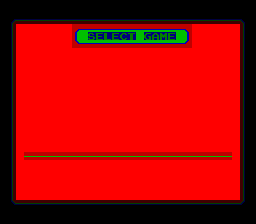

This is a level from a 2D game, rendered from its Tiled map with the project's own tilesets. A one-line summary and the complete map file follow:
An orthogonal 32x28 tile map with 8x8 px tiles, 1 tile layer (Tile Layer 1).

<map version="1.9" tiledversion="1.9.2" orientation="orthogonal" renderorder="right-down" width="32" height="28" tilewidth="8" tileheight="8" infinite="0" nextlayerid="2" nextobjectid="1">
 <tileset firstgid="1" source="Menu_0.tsx" />
 <layer id="1" name="Tile Layer 1" width="32" height="28">
  <data encoding="csv">
2,2,2,2,2,2,2,2,2,2,2,2,2,2,2,2,2,2,2,2,2,2,2,2,2,2,2,2,2,2,2,2,
2,2,2,2,2,2,2,2,2,2,2,2,2,2,2,2,2,2,2,2,2,2,2,2,2,2,2,2,2,2,2,2,
2,771,772,772,772,772,772,772,772,772,772,772,772,772,772,772,772,772,772,772,772,772,772,772,772,772,772,772,772,772,773,2,
2,774,23,23,23,23,23,23,23,273,274,274,274,274,274,274,274,274,274,274,274,274,274,275,23,23,23,23,23,23,775,2,
2,774,23,23,23,23,23,23,23,276,278,743,739,741,739,738,744,278,740,737,742,739,278,277,23,23,23,23,23,23,775,2,
2,774,23,23,23,23,23,23,23,280,281,281,281,281,281,281,281,281,281,281,281,281,281,282,23,23,23,23,23,23,775,2,
2,774,23,23,23,23,23,23,23,23,23,23,23,23,23,23,23,23,23,23,23,23,23,23,23,23,23,23,23,23,775,2,
2,774,23,23,23,23,23,23,23,23,23,23,23,23,23,23,23,23,23,23,23,23,23,23,23,23,23,23,23,23,775,2,
2,774,23,23,23,23,23,23,23,23,23,23,23,23,23,23,23,23,23,23,23,23,23,23,23,23,23,23,23,23,775,2,
2,774,23,23,23,23,23,23,23,23,23,23,23,23,23,23,23,23,23,23,23,23,23,23,23,23,23,23,23,23,775,2,
2,774,23,23,23,23,23,23,23,23,23,23,23,23,23,23,23,23,23,23,23,23,23,23,23,23,23,23,23,23,775,2,
2,774,23,23,23,23,23,23,23,23,23,23,23,23,23,23,23,23,23,23,23,23,23,23,23,23,23,23,23,23,775,2,
2,774,23,23,23,23,23,23,23,23,23,23,23,23,23,23,23,23,23,23,23,23,23,23,23,23,23,23,23,23,775,2,
2,774,23,23,23,23,23,23,23,23,23,23,23,23,23,23,23,23,23,23,23,23,23,23,23,23,23,23,23,23,775,2,
2,774,23,23,23,23,23,23,23,23,23,23,23,23,23,23,23,23,23,23,23,23,23,23,23,23,23,23,23,23,775,2,
2,774,23,23,23,23,23,23,23,23,23,23,23,23,23,23,23,23,23,23,23,23,23,23,23,23,23,23,23,23,775,2,
2,774,23,23,23,23,23,23,23,23,23,23,23,23,23,23,23,23,23,23,23,23,23,23,23,23,23,23,23,23,775,2,
2,774,23,23,23,23,23,23,23,23,23,23,23,23,23,23,23,23,23,23,23,23,23,23,23,23,23,23,23,23,775,2,
2,774,23,23,23,23,23,23,23,23,23,23,23,23,23,23,23,23,23,23,23,23,23,23,23,23,23,23,23,23,775,2,
2,774,23,284,284,284,284,284,284,284,284,284,284,284,284,284,284,284,284,284,284,284,284,284,284,284,284,284,284,23,775,2,
2,774,23,23,23,23,23,23,23,23,23,23,23,23,23,23,23,23,23,23,23,23,23,23,23,23,23,23,23,23,775,2,
2,774,23,23,23,23,23,23,23,23,23,23,23,23,23,23,23,23,23,23,23,23,23,23,23,23,23,23,23,23,775,2,
2,774,23,23,23,23,23,23,23,23,23,23,23,23,23,23,23,23,23,23,23,23,23,23,23,23,23,23,23,23,775,2,
2,774,23,23,23,23,23,23,23,23,23,23,23,23,23,23,23,23,23,23,23,23,23,23,23,23,23,23,23,23,775,2,
2,774,23,23,23,23,23,23,23,23,23,23,23,23,23,23,23,23,23,23,23,23,23,23,23,23,23,23,23,23,775,2,
2,776,777,777,777,777,777,777,777,777,777,777,777,777,777,777,777,777,777,777,777,777,777,777,777,777,777,777,777,777,778,2,
2,2,2,2,2,2,2,2,2,2,2,2,2,2,2,2,2,2,2,2,2,2,2,2,2,2,2,2,2,2,2,2,
2,2,2,2,2,2,2,2,2,2,2,2,2,2,2,2,2,2,2,2,2,2,2,2,2,2,2,2,2,2,2,2
</data>
 </layer>
</map>
